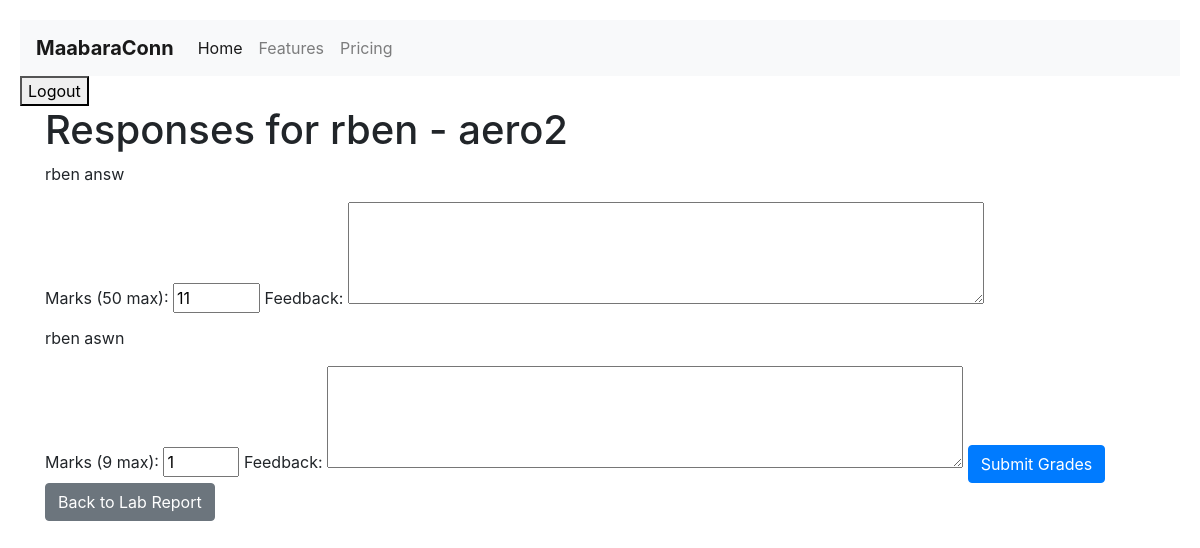
Page /users/lab-report/8/student/6/responses/ on the committed database.
### users/models.py (models this page shows, shortened)
class User(AbstractUser):
    class Role(models.TextChoices):
        STUDENT = 'ST', _('Student')
        LAB_TECH = 'LT', _('Lab Technician')
        LECTURER = 'LE', _('Lecturer')
    role = models.CharField(
        max_length=2,
        choices=Role.choices,
        default=Role.STUDENT,
    )
    groups = models.ManyToManyField(Group, verbose_name=_('groups'), blank=True, help_text=_(
        'The groups this user belongs to. A user will get all permissions granted to each of their groups.'),
        related_name="user_set_custom",
        related_query_name="user",
    )
    user_permissions = models.ManyToManyField(
        Permission,
        verbose_name=_('user permissions'),
        blank=True,
        help_text=_('Specific permissions for this user.'),
        related_name="user_set_custom",
        related_query_name="user",
    )

class LabReport(models.Model):
    REPORT_TYPE_CHOICES = [
        ('IND', 'Individual'),
        ('GRP', 'Group'),
    ]
    report_type = models.CharField(
        max_length=3, choices=REPORT_TYPE_CHOICES, default='IND')
    creator = models.ForeignKey(
        settings.AUTH_USER_MODEL, on_delete=models.CASCADE, related_name='created_lab_reports'
    )
    student = models.ForeignKey(
        settings.AUTH_USER_MODEL, on_delete=models.CASCADE, related_name='student_lab_reports', null=True, blank=True
    )
    course = models.ForeignKey(
        Course, on_delete=models.CASCADE, related_name='lab_reports'
    )
    title = models.CharField(max_length=255)
    description = models.TextField()
    laboratory = models.ForeignKey(
        Laboratory, on_delete=models.CASCADE, related_name='lab_reports', null=True
    )
    document = models.FileField(upload_to='lab_reports/')
    submitted_at = models.DateTimeField(auto_now_add=True)
    status = models.CharField(max_length=100, default='Pending')
    template = models.ForeignKey(
        LabTemplate, on_delete=models.SET_NULL, null=True, blank=True, related_name='lab_reports'
    )
    is_active = models.BooleanField(default=True)

class StudentResponse(models.Model):
    section = models.ForeignKey(
        TemplateSection, on_delete=models.CASCADE, related_name='responses')
    student = models.ForeignKey(
        settings.AUTH_USER_MODEL, on_delete=models.CASCADE, related_name='responses')
    response_text = models.TextField()
    lab_report = models.ForeignKey(
        LabReport, on_delete=models.CASCADE, related_name='responses')
    marks_awarded = models.PositiveIntegerField(default=0)
    tech_feedback = models.TextField(blank=True)
    lecturer_feedback = models.TextField(blank=True)
    student_feedback = models.TextField(blank=True)
    submitted_at = models.DateTimeField(auto_now_add=True)

class TemplateSection(models.Model):
    lab_template = models.ForeignKey(
        LabTemplate, on_delete=models.CASCADE, related_name='sections')
    title = models.CharField(max_length=255)
    content = models.TextField()
    visible_to_students = models.BooleanField(default=True)
    section_type = models.ForeignKey(SectionType, on_delete=models.CASCADE)
    marks = models.PositiveIntegerField(default=0)

### users/views.py (the view)
def detailed_responses(request, report_id, student_id):
    lab_report = get_object_or_404(LabReport, id=report_id)
    student = get_object_or_404(User, id=student_id)
    responses = StudentResponse.objects.filter(
        lab_report=lab_report, student=student)
    if request.method == 'POST':
        form = GradeForm(request.POST, responses=responses)
        if form.is_valid():
            form.save()
            total_marks = sum(response.marks_awarded for response in responses)
            Grade.objects.update_or_create(
                lab_report=lab_report,
                defaults={'score': total_marks, 'graded_by': request.user}
            )
            messages.success(
                request, 'Grades and feedback submitted successfully.')
            return redirect('lab_report_detail_for_tech', lab_report.id)
        else:
            messages.error(request, 'There was an error with your submission.')
    else:
        form = GradeForm(responses=responses)
    context = {
        'lab_report': lab_report,
        'student': student,
        'responses': responses,
        'form': form,
    }
    return render(request, 'grading/detailed_responses.html', context)

### users/forms.py (shortened to what this page needs)
class GradeForm(forms.Form):
    def __init__(self, *args, **kwargs):
        responses = kwargs.pop('responses')
        super().__init__(*args, **kwargs)
        for response in responses:
            self.fields[f'marks_{response.id}'] = forms.IntegerField(
                label=response.section.title,
                initial=response.marks_awarded,
                min_value=0,
                max_value=response.section.marks
            )
            self.fields[f'feedback_{response.id}'] = forms.CharField(
                label=f"Feedback for {response.section.title}",
                widget=forms.Textarea(attrs={'cols': 40, 'rows': 5}),
                required=False,
            )

### users/templates/grading/detailed_responses.html (shortened to what this page needs)
{% extends 'base.html' %} {% load static %} {% block content %}
<div class="container">
  <h1>Responses for {{ student.username }} - {{ lab_report.title }}</h1>
  <form method="post">
    {% csrf_token %} {% for response in responses %}
    <p>{{ response.response_text|default_if_none:"No response" }}</p>
    <label for="id_marks_{{ response.id }}"
      >Marks ({{ response.section.marks }} max):</label
    >
    <input
      type="number"
      name="marks_{{ response.id }}"
      id="id_marks_{{ response.id }}"
      value="{{ response.marks_awarded }}"
      min="0"
      max="{{ response.section.marks }}"
    />
    <label for="id_feedback_{{ response.id }}">Feedback:</label>
    <textarea
      name="feedback_{{ response.id }}"
      id="id_feedback_{{ response.id }}"
      cols="60"
      rows="4"
    >
{{ response.feedback }}</textarea
    >
    {% empty %}
    <p>No responses to display.</p>
    {% endfor %}
    <button type="submit" class="btn btn-primary">Submit Grades</button>
  </form>
  <a
    href="{% url 'lab_report_detail_for_tech' lab_report.id %}"
    class="btn btn-secondary"
    >Back to Lab Report</a
  >
</div>
{% endblock %}

### users/static/css/styles.css (style rules this page uses)
body { font-family: Arial, sans-serif; background-color: #007bff; }
body { font-family: "Segoe UI", Tahoma, Geneva, Verdana, sans-serif; line-height: 1.6; background-color: #6d3d3d; color: #333; margin: 0; padding: 20px; }
p { margin-bottom: 10px; }

### rows in the picture
User: username "rben"
LabReport: title "aero2"
StudentResponse: response_text "rben answ", section.marks "50", marks_awarded "11"
StudentResponse: response_text "rben aswn", section.marks "9", marks_awarded "1"
